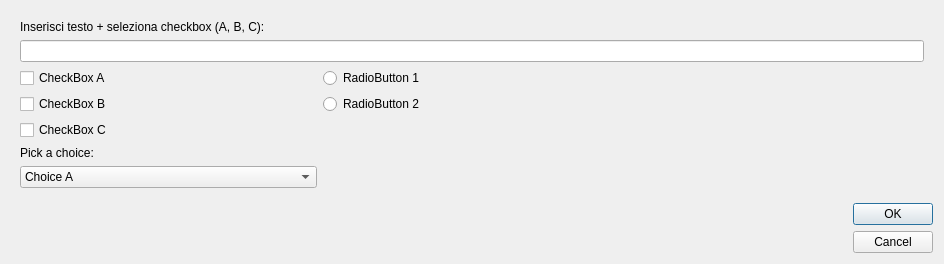
<?xml version="1.0" encoding="UTF-8"?>
<ui version="4.0">
 <class>d_widgets</class>
 <widget class="QDialog" name="d_widgets">
  <property name="geometry">
   <rect>
    <x>0</x>
    <y>0</y>
    <width>944</width>
    <height>253</height>
   </rect>
  </property>
  <property name="windowTitle">
   <string>Dialog</string>
  </property>
  <layout class="QGridLayout" name="gridLayout">
   <item row="9" column="1">
    <widget class="QDialogButtonBox" name="buttonBox">
     <property name="orientation">
      <enum>Qt::Vertical</enum>
     </property>
     <property name="standardButtons">
      <set>QDialogButtonBox::Cancel|QDialogButtonBox::Ok</set>
     </property>
    </widget>
   </item>
   <item row="8" column="0" colspan="2">
    <widget class="QWidget" name="widget" native="true">
     <layout class="QGridLayout" name="gridLayout_2">
      <item row="2" column="0">
       <widget class="QCheckBox" name="checkBox_A">
        <property name="text">
         <string>CheckBox A</string>
        </property>
        <property name="autoExclusive">
         <bool>false</bool>
        </property>
       </widget>
      </item>
      <item row="3" column="0">
       <widget class="QCheckBox" name="checkBox_B">
        <property name="text">
         <string>CheckBox B</string>
        </property>
       </widget>
      </item>
      <item row="0" column="0" colspan="2">
       <widget class="QLabel" name="label">
        <property name="text">
         <string>Inserisci testo + seleziona checkbox (A, B, C):</string>
        </property>
       </widget>
      </item>
      <item row="6" column="0">
       <widget class="QLabel" name="label_2">
        <property name="text">
         <string>Pick a choice:</string>
        </property>
       </widget>
      </item>
      <item row="1" column="0" colspan="3">
       <widget class="QLineEdit" name="lineEdit"/>
      </item>
      <item row="7" column="0">
       <widget class="QComboBox" name="comboBox">
        <item>
         <property name="text">
          <string>Choice A</string>
         </property>
        </item>
        <item>
         <property name="text">
          <string>Choice B</string>
         </property>
        </item>
        <item>
         <property name="text">
          <string>Choice C</string>
         </property>
        </item>
       </widget>
      </item>
      <item row="3" column="1">
       <widget class="QRadioButton" name="radioButton_2">
        <property name="text">
         <string>RadioButton 2</string>
        </property>
       </widget>
      </item>
      <item row="4" column="0">
       <widget class="QCheckBox" name="checkBox_C">
        <property name="text">
         <string>CheckBox C</string>
        </property>
       </widget>
      </item>
      <item row="2" column="1">
       <widget class="QRadioButton" name="radioButton_1">
        <property name="text">
         <string>RadioButton 1</string>
        </property>
       </widget>
      </item>
      <item row="5" column="0">
       <spacer name="verticalSpacer">
        <property name="orientation">
         <enum>Qt::Vertical</enum>
        </property>
        <property name="sizeHint" stdset="0">
         <size>
          <width>20</width>
          <height>40</height>
         </size>
        </property>
       </spacer>
      </item>
     </layout>
    </widget>
   </item>
  </layout>
 </widget>
 <resources/>
 <connections>
  <connection>
   <sender>buttonBox</sender>
   <signal>accepted()</signal>
   <receiver>d_widgets</receiver>
   <slot>accept()</slot>
   <hints>
    <hint type="sourcelabel">
     <x>403</x>
     <y>174</y>
    </hint>
    <hint type="destinationlabel">
     <x>157</x>
     <y>184</y>
    </hint>
   </hints>
  </connection>
  <connection>
   <sender>buttonBox</sender>
   <signal>rejected()</signal>
   <receiver>d_widgets</receiver>
   <slot>reject()</slot>
   <hints>
    <hint type="sourcelabel">
     <x>403</x>
     <y>174</y>
    </hint>
    <hint type="destinationlabel">
     <x>286</x>
     <y>184</y>
    </hint>
   </hints>
  </connection>
 </connections>
</ui>
